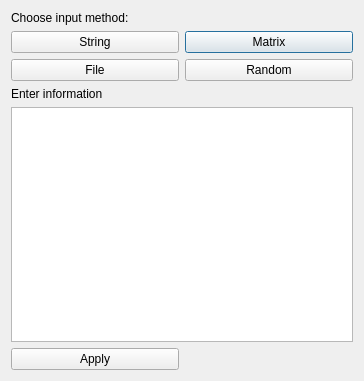
<?xml version="1.0" encoding="UTF-8"?>
<ui version="4.0">
 <class>Dialog</class>
 <widget class="QDialog" name="Dialog">
  <property name="geometry">
   <rect>
    <x>0</x>
    <y>0</y>
    <width>364</width>
    <height>381</height>
   </rect>
  </property>
  <property name="windowTitle">
   <string>Dialog</string>
  </property>
  <layout class="QGridLayout" name="gridLayout_2">
   <item row="0" column="0" colspan="2">
    <widget class="QLabel" name="label">
     <property name="text">
      <string>Choose input method:</string>
     </property>
    </widget>
   </item>
   <item row="1" column="1">
    <widget class="QPushButton" name="pushButton_2">
     <property name="text">
      <string>Matrix</string>
     </property>
    </widget>
   </item>
   <item row="4" column="0" colspan="2">
    <widget class="QTextEdit" name="textEdit"/>
   </item>
   <item row="2" column="0">
    <widget class="QPushButton" name="pushButton_3">
     <property name="text">
      <string>File</string>
     </property>
    </widget>
   </item>
   <item row="2" column="1">
    <widget class="QPushButton" name="pushButton_4">
     <property name="text">
      <string>Random</string>
     </property>
    </widget>
   </item>
   <item row="1" column="0">
    <widget class="QPushButton" name="pushButton_1">
     <property name="text">
      <string>String</string>
     </property>
    </widget>
   </item>
   <item row="3" column="0">
    <widget class="QLabel" name="label_2">
     <property name="text">
      <string>Enter information</string>
     </property>
    </widget>
   </item>
   <item row="6" column="0">
    <widget class="QPushButton" name="pushButton_5">
     <property name="text">
      <string>Apply</string>
     </property>
    </widget>
   </item>
  </layout>
 </widget>
 <resources/>
 <connections/>
</ui>
